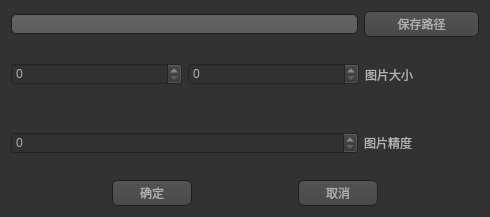
<?xml version="1.0" encoding="UTF-8"?>
<ui version="4.0">
 <class>Form</class>
 <widget class="QWidget" name="Form">
  <property name="geometry">
   <rect>
    <x>0</x>
    <y>0</y>
    <width>490</width>
    <height>217</height>
   </rect>
  </property>
  <property name="windowTitle">
   <string>Form</string>
  </property>
  <property name="styleSheet">
   <string notr="true">QToolTip
{
     border: 1px solid black;
     background-color: #ffa02f;
     padding: 1px;
     border-radius: 3px;
     opacity: 100;
}
 
QWidget
{
    color: #b1b1b1;
    background-color: #323232;
}
 
QWidget:item:hover
{
    background-color: QLinearGradient( x1: 0, y1: 0, x2: 0, y2: 1, stop: 0 #ffa02f, stop: 1 #ca0619);
    color: #000000;
}
 
QWidget:item:selected
{
    background-color: QLinearGradient( x1: 0, y1: 0, x2: 0, y2: 1, stop: 0 #ffa02f, stop: 1 #d7801a);
}
 
QMenuBar::item
{
    background: transparent;
}
 
QMenuBar::item:selected
{
    background: transparent;
    border: 1px solid #ffaa00;
}
 
QMenuBar::item:pressed
{
    background: #444;
    border: 1px solid #000;
    background-color: QLinearGradient(
        x1:0, y1:0,
        x2:0, y2:1,
        stop:1 #212121,
        stop:0.4 #343434/*,
        stop:0.2 #343434,
        stop:0.1 #ffaa00*/
    );
    margin-bottom:-1px;
    padding-bottom:1px;
}
 
QMenu
{
    border: 1px solid #000;
}
 
QMenu::item
{
    padding: 2px 20px 2px 20px;
}
 
QMenu::item:selected
{
    color: #000000;
}
 
QWidget:disabled
{
    color: #404040;
    background-color: #323232;
}
 
QAbstractItemView
{
    background-color: QLinearGradient( x1: 0, y1: 0, x2: 0, y2: 1, stop: 0 #4d4d4d, stop: 0.1 #646464, stop: 1 #5d5d5d);
}
 
QWidget:focus
{
    /*border: 2px solid QLinearGradient( x1: 0, y1: 0, x2: 0, y2: 1, stop: 0 #ffa02f, stop: 1 #d7801a);*/
}
 
QLineEdit
{
    background-color: QLinearGradient( x1: 0, y1: 0, x2: 0, y2: 1, stop: 0 #4d4d4d, stop: 0 #646464, stop: 1 #5d5d5d);
    padding: 1px;
    border-style: solid;
    border: 1px solid #1e1e1e;
    border-radius: 5;
}
 
QPushButton
{
    color: #b1b1b1;
    background-color: QLinearGradient( x1: 0, y1: 0, x2: 0, y2: 1, stop: 0 #565656, stop: 0.1 #525252, stop: 0.5 #4e4e4e, stop: 0.9 #4a4a4a, stop: 1 #464646);
    border-width: 1px;
    border-color: #1e1e1e;
    border-style: solid;
    border-radius: 6;
    padding: 3px;
    font-size: 12px;
    padding-left: 5px;
    padding-right: 5px;
}
 
QPushButton:pressed
{
    background-color: QLinearGradient( x1: 0, y1: 0, x2: 0, y2: 1, stop: 0 #2d2d2d, stop: 0.1 #2b2b2b, stop: 0.5 #292929, stop: 0.9 #282828, stop: 1 #252525);
}
 
QComboBox
{
    selection-background-color: #ffaa00;
    background-color: QLinearGradient( x1: 0, y1: 0, x2: 0, y2: 1, stop: 0 #565656, stop: 0.1 #525252, stop: 0.5 #4e4e4e, stop: 0.9 #4a4a4a, stop: 1 #464646);
    border-style: solid;
    border: 1px solid #1e1e1e;
    border-radius: 5;
}
 
QComboBox:hover,QPushButton:hover
{
    border: 2px solid QLinearGradient( x1: 0, y1: 0, x2: 0, y2: 1, stop: 0 #ffa02f, stop: 1 #d7801a);
}
 
 
QComboBox:on
{
    padding-top: 3px;
    padding-left: 4px;
    background-color: QLinearGradient( x1: 0, y1: 0, x2: 0, y2: 1, stop: 0 #2d2d2d, stop: 0.1 #2b2b2b, stop: 0.5 #292929, stop: 0.9 #282828, stop: 1 #252525);
    selection-background-color: #ffaa00;
}
 
QComboBox QAbstractItemView
{
    border: 2px solid darkgray;
    selection-background-color: QLinearGradient( x1: 0, y1: 0, x2: 0, y2: 1, stop: 0 #ffa02f, stop: 1 #d7801a);
}
 
QComboBox::drop-down
{
     subcontrol-origin: padding;
     subcontrol-position: top right;
     width: 15px;
 
     border-left-width: 0px;
     border-left-color: darkgray;
     border-left-style: solid; /* just a single line */
     border-top-right-radius: 3px; /* same radius as the QComboBox */
     border-bottom-right-radius: 3px;
 }
 
QComboBox::down-arrow
{
     image: url(:/down_arrow.png);
}
 
QGroupBox:focus
{
border: 2px solid QLinearGradient( x1: 0, y1: 0, x2: 0, y2: 1, stop: 0 #ffa02f, stop: 1 #d7801a);
}
 
QTextEdit:focus
{
    border: 2px solid QLinearGradient( x1: 0, y1: 0, x2: 0, y2: 1, stop: 0 #ffa02f, stop: 1 #d7801a);
}
 
QScrollBar:horizontal {
     border: 1px solid #222222;
     background: QLinearGradient( x1: 0, y1: 0, x2: 0, y2: 1, stop: 0.0 #121212, stop: 0.2 #282828, stop: 1 #484848);
     height: 7px;
     margin: 0px 16px 0 16px;
}
 
QScrollBar::handle:horizontal
{
      background: QLinearGradient( x1: 0, y1: 0, x2: 1, y2: 0, stop: 0 #ffa02f, stop: 0.5 #d7801a, stop: 1 #ffa02f);
      min-height: 20px;
      border-radius: 2px;
}
 
QScrollBar::add-line:horizontal {
      border: 1px solid #1b1b19;
      border-radius: 2px;
      background: QLinearGradient( x1: 0, y1: 0, x2: 1, y2: 0, stop: 0 #ffa02f, stop: 1 #d7801a);
      width: 14px;
      subcontrol-position: right;
      subcontrol-origin: margin;
}
 
QScrollBar::sub-line:horizontal {
      border: 1px solid #1b1b19;
      border-radius: 2px;
      background: QLinearGradient( x1: 0, y1: 0, x2: 1, y2: 0, stop: 0 #ffa02f, stop: 1 #d7801a);
      width: 14px;
     subcontrol-position: left;
     subcontrol-origin: margin;
}
 
QScrollBar::right-arrow:horizontal, QScrollBar::left-arrow:horizontal
{
      border: 1px solid black;
      width: 1px;
      height: 1px;
      background: white;
}
 
QScrollBar::add-page:horizontal, QScrollBar::sub-page:horizontal
{
      background: none;
}
 
QScrollBar:vertical
{
      background: QLinearGradient( x1: 0, y1: 0, x2: 1, y2: 0, stop: 0.0 #121212, stop: 0.2 #282828, stop: 1 #484848);
      width: 7px;
      margin: 16px 0 16px 0;
      border: 1px solid #222222;
}
 
QScrollBar::handle:vertical
{
      background: QLinearGradient( x1: 0, y1: 0, x2: 0, y2: 1, stop: 0 #ffa02f, stop: 0.5 #d7801a, stop: 1 #ffa02f);
      min-height: 20px;
      border-radius: 2px;
}
 
QScrollBar::add-line:vertical
{
      border: 1px solid #1b1b19;
      border-radius: 2px;
      background: QLinearGradient( x1: 0, y1: 0, x2: 0, y2: 1, stop: 0 #ffa02f, stop: 1 #d7801a);
      height: 14px;
      subcontrol-position: bottom;
      subcontrol-origin: margin;
}
 
QScrollBar::sub-line:vertical
{
      border: 1px solid #1b1b19;
      border-radius: 2px;
      background: QLinearGradient( x1: 0, y1: 0, x2: 0, y2: 1, stop: 0 #d7801a, stop: 1 #ffa02f);
      height: 14px;
      subcontrol-position: top;
      subcontrol-origin: margin;
}
 
QScrollBar::up-arrow:vertical, QScrollBar::down-arrow:vertical
{
      border: 1px solid black;
      width: 1px;
      height: 1px;
      background: white;
}
 
 
QScrollBar::add-page:vertical, QScrollBar::sub-page:vertical
{
      background: none;
}
 
QTextEdit
{
    background-color: #242424;
}
 
QPlainTextEdit
{
    background-color: #242424;
}
 
QHeaderView::section
{
    background-color: QLinearGradient(x1:0, y1:0, x2:0, y2:1, stop:0 #616161, stop: 0.5 #505050, stop: 0.6 #434343, stop:1 #656565);
    color: white;
    padding-left: 4px;
    border: 1px solid #6c6c6c;
}
 
QCheckBox:disabled
{
color: #414141;
}
 
QDockWidget::title
{
    text-align: center;
    spacing: 3px; /* spacing between items in the tool bar */
    background-color: QLinearGradient(x1:0, y1:0, x2:0, y2:1, stop:0 #323232, stop: 0.5 #242424, stop:1 #323232);
}
 
QDockWidget::close-button, QDockWidget::float-button
{
    text-align: center;
    spacing: 1px; /* spacing between items in the tool bar */
    background-color: QLinearGradient(x1:0, y1:0, x2:0, y2:1, stop:0 #323232, stop: 0.5 #242424, stop:1 #323232);
}
 
QDockWidget::close-button:hover, QDockWidget::float-button:hover
{
    background: #242424;
}
 
QDockWidget::close-button:pressed, QDockWidget::float-button:pressed
{
    padding: 1px -1px -1px 1px;
}
 
QMainWindow::separator
{
    background-color: QLinearGradient(x1:0, y1:0, x2:0, y2:1, stop:0 #161616, stop: 0.5 #151515, stop: 0.6 #212121, stop:1 #343434);
    color: white;
    padding-left: 4px;
    border: 1px solid #4c4c4c;
    spacing: 3px; /* spacing between items in the tool bar */
}
 
QMainWindow::separator:hover
{
 
    background-color: QLinearGradient(x1:0, y1:0, x2:0, y2:1, stop:0 #d7801a, stop:0.5 #b56c17 stop:1 #ffa02f);
    color: white;
    padding-left: 4px;
    border: 1px solid #6c6c6c;
    spacing: 3px; /* spacing between items in the tool bar */
}
 
QToolBar::handle
{
     spacing: 3px; /* spacing between items in the tool bar */
     background: url(:/images/handle.png);
}
 
QMenu::separator
{
    height: 2px;
    background-color: QLinearGradient(x1:0, y1:0, x2:0, y2:1, stop:0 #161616, stop: 0.5 #151515, stop: 0.6 #212121, stop:1 #343434);
    color: white;
    padding-left: 4px;
    margin-left: 10px;
    margin-right: 5px;
}
 
QProgressBar
{
    border: 2px solid grey;
    border-radius: 5px;
    text-align: center;
}
 
QProgressBar::chunk
{
    background-color: #d7801a;
    width: 2.15px;
    margin: 0.5px;
}
 
QTabBar::tab {
    color: #b1b1b1;
    border: 1px solid #444;
    border-bottom-style: none;
    background-color: #323232;
    padding-left: 10px;
    padding-right: 10px;
    padding-top: 3px;
    padding-bottom: 2px;
    margin-right: -1px;
}
 
QTabWidget::pane {
    border: 1px solid #444;
    top: 1px;
}
 
QTabBar::tab:last
{
    margin-right: 0; /* the last selected tab has nothing to overlap with on the right */
    border-top-right-radius: 3px;
}
 
QTabBar::tab:first:!selected
{
 margin-left: 0px; /* the last selected tab has nothing to overlap with on the right */
 
 
    border-top-left-radius: 3px;
}
 
QTabBar::tab:!selected
{
    color: #b1b1b1;
    border-bottom-style: solid;
    margin-top: 3px;
    background-color: QLinearGradient(x1:0, y1:0, x2:0, y2:1, stop:1 #212121, stop:.4 #343434);
}
 
QTabBar::tab:selected
{
    border-top-left-radius: 3px;
    border-top-right-radius: 3px;
    margin-bottom: 0px;
}
 
QTabBar::tab:!selected:hover
{
    /*border-top: 2px solid #ffaa00;
    padding-bottom: 3px;*/
    border-top-left-radius: 3px;
    border-top-right-radius: 3px;
    background-color: QLinearGradient(x1:0, y1:0, x2:0, y2:1, stop:1 #212121, stop:0.4 #343434, stop:0.2 #343434, stop:0.1 #ffaa00);
}
 
QRadioButton::indicator:checked, QRadioButton::indicator:unchecked{
    color: #b1b1b1;
    background-color: #323232;
    border: 1px solid #b1b1b1;
    border-radius: 6px;
}
 
QRadioButton::indicator:checked
{
    background-color: qradialgradient(
        cx: 0.5, cy: 0.5,
        fx: 0.5, fy: 0.5,
        radius: 1.0,
        stop: 0.25 #ffaa00,
        stop: 0.3 #323232
    );
}
 
QCheckBox::indicator{
    color: #b1b1b1;
    background-color: #323232;
    border: 1px solid #b1b1b1;
    width: 9px;
    height: 9px;
}
 
QRadioButton::indicator
{
    border-radius: 6px;
}
 
QRadioButton::indicator:hover, QCheckBox::indicator:hover
{
    border: 1px solid #ffaa00;
}
 
QCheckBox::indicator:checked
{
    image:url(:/images/checkbox.png);
}
 
QCheckBox::indicator:disabled, QRadioButton::indicator:disabled
{
    border: 1px solid #444;
}
</string>
  </property>
  <layout class="QVBoxLayout" name="verticalLayout">
   <item>
    <layout class="QHBoxLayout" name="horizontalLayout" stretch="3,1">
     <item>
      <widget class="QLineEdit" name="lineEdit">
       <property name="readOnly">
        <bool>true</bool>
       </property>
      </widget>
     </item>
     <item>
      <widget class="QPushButton" name="pushButton">
       <property name="text">
        <string>保存路径</string>
       </property>
      </widget>
     </item>
    </layout>
   </item>
   <item>
    <layout class="QHBoxLayout" name="horizontalLayout_2" stretch="3,3,2">
     <item>
      <widget class="QSpinBox" name="spinBox">
       <property name="maximum">
        <number>1000</number>
       </property>
      </widget>
     </item>
     <item>
      <widget class="QSpinBox" name="spinBox_2">
       <property name="maximum">
        <number>1000</number>
       </property>
      </widget>
     </item>
     <item>
      <widget class="QLabel" name="label">
       <property name="text">
        <string>图片大小</string>
       </property>
      </widget>
     </item>
    </layout>
   </item>
   <item>
    <layout class="QHBoxLayout" name="horizontalLayout_3" stretch="3,1">
     <item>
      <widget class="QSpinBox" name="spinBox_3">
       <property name="maximum">
        <number>100</number>
       </property>
      </widget>
     </item>
     <item>
      <widget class="QLabel" name="label_2">
       <property name="text">
        <string>图片精度</string>
       </property>
      </widget>
     </item>
    </layout>
   </item>
   <item>
    <layout class="QHBoxLayout" name="horizontalLayout_4">
     <item>
      <spacer name="horizontalSpacer">
       <property name="orientation">
        <enum>Qt::Horizontal</enum>
       </property>
       <property name="sizeHint" stdset="0">
        <size>
         <width>40</width>
         <height>20</height>
        </size>
       </property>
      </spacer>
     </item>
     <item>
      <widget class="QPushButton" name="pushButton_2">
       <property name="minimumSize">
        <size>
         <width>80</width>
         <height>0</height>
        </size>
       </property>
       <property name="text">
        <string>确定</string>
       </property>
      </widget>
     </item>
     <item>
      <spacer name="horizontalSpacer_2">
       <property name="orientation">
        <enum>Qt::Horizontal</enum>
       </property>
       <property name="sizeHint" stdset="0">
        <size>
         <width>40</width>
         <height>20</height>
        </size>
       </property>
      </spacer>
     </item>
     <item>
      <widget class="QPushButton" name="pushButton_3">
       <property name="minimumSize">
        <size>
         <width>80</width>
         <height>0</height>
        </size>
       </property>
       <property name="text">
        <string>取消</string>
       </property>
      </widget>
     </item>
     <item>
      <spacer name="horizontalSpacer_3">
       <property name="orientation">
        <enum>Qt::Horizontal</enum>
       </property>
       <property name="sizeHint" stdset="0">
        <size>
         <width>40</width>
         <height>20</height>
        </size>
       </property>
      </spacer>
     </item>
    </layout>
   </item>
  </layout>
 </widget>
 <resources/>
 <connections/>
</ui>
